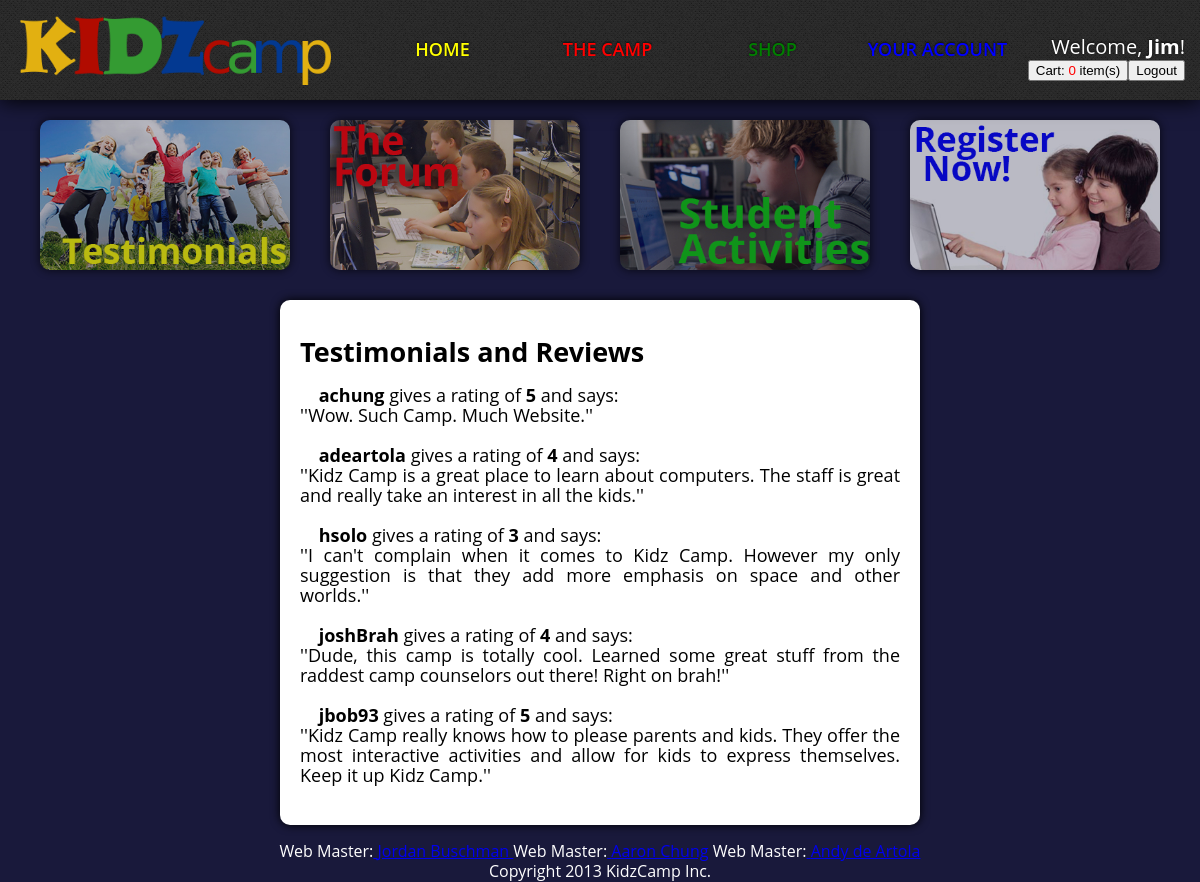
Screenshot of /testimonials.php (signed in) with the database file from the repository.
### tables this page shows
CREATE TABLE forum (
	id INT NOT NULL AUTO_INCREMENT,
	username VARCHAR(16) NOT NULL,
	rating INT NOT NULL,
	review VARCHAR(512) NOT NULL,
	created TIMESTAMP DEFAULT CURRENT_TIMESTAMP,
	PRIMARY KEY (id));

### testimonials.php (the view, shortened to what this page needs)
<!DOCTYPE html>
	<html lang="en">
	<head>
		<link rel="stylesheet" type="text/css" href="mystyles.css">
	</head>
	<body>
		<header>
			<div class="logo">
				<a href='index.php'><img src="images/logo.png"/></a>
			</div>
			<div id='cssmenu'>
				<ul>
	  				<li><a href='index.php'><span style="color: yellow">Home</span></a></li>
					<li><a href='camp.php'><span style="color: red">The Camp</span></a></li>
					<li><a href='shop.php'><span style="color: green">Shop</span></a></li>
					<li><?php
					if(isset($_SESSION['user'])) {
						echo '<a href="account.php"><span style="color: blue">Your Account</span></a></li>';
					}
					else {
						echo '<a href="javascript:alertLogin()"><span style="color: blue">Your Account</span></a>';
					}
					?></li>
				</ul>
			</div>
			<div class="loginOrWelcome">
				<?php
					if(isset($_SESSION['user'])) {
						echo '<div>';
						echo '<p>Welcome, <strong>' . $_SESSION['user']->firstName . '</strong>!</p>';
						echo '<button type="button" onclick="showCart(' . $_SESSION['user']->id . ')">Cart: <span id="cartnum">0</span> item(s)</button>';
						echo '<button type="button" onclick="logout();">Logout</button>';
						echo '</div>';
					}
				?>
			</div>
		</header>
		<section id="boxholder">
			<div id="outer" style="margin-left: auto; margin-right: auto;">
				<div id="boxes">
					<div class="crop">
						<a href="testimonials.php"><img src="images/childrenplaying.jpg" /></a>
					</div>
				</div>
				<div id="boxes">
					<div class="crop">
						<a href="forum.php"><img src="images/kids.jpg" /></a>
					</div>
				</div>
				<div id="boxes">
					<div class="crop">
						<a href="activities.php"><img src="images/teencomputer.jpg" /></a>
					</div>
				</div>
				<div id="boxes">
					<div class="crop">
					<?php
					if(isset($_SESSION['user'])) {
						$a = $_SESSION['user']->firstName;
						$b = $_SESSION['user']->lastName;
						$c = $_SESSION['user']->numEnrolled;
						echo '<a href="javascript:displayRegistration(';
						echo "'" . $a . "'";
						echo ', ';
						echo "'" . $b . "'";
						echo ', ';
						echo "'" . $c . "'";
						echo ')"><img src="images/parentsregistration.jpg" /></a>';
					}
					else {
						echo "<a href='javascript:alertLogin()'><img src='images/parentsregistration.jpg' /></a>";
					}
					?>
					</div>
				</div>
			</div>
		</section>
		<section class="centerpage" style="min-width: 600px; width:600px; font-size: 18px; line-height: 20px;">
		<h1> Testimonials and Reviews </h1>
		<?php
	$tbl2 = "forum";
	$query = "SELECT * FROM $tbl2 WHERE 1";
	$result = mysql_query($query);
	while($row = mysql_fetch_assoc($result)){
		echo "&nbsp&nbsp&nbsp&nbsp<strong>";
		echo $row['username'];
		echo "</strong> gives a rating of <strong>";
		echo $row['rating'];
		echo "</strong> and says:<br /> ''";
		echo $row['review'];
		echo "'' <br /><br />";
	}
		?>
		</section>
		<br />
		<footer>
			<center> Web Master:<a href="mailto:jbuschman@scu.edu"> Jordan Buschman </a>  Web Master:<a href="mailto:achung@scu.edu"> Aaron Chung</a> Web Master:<a href="mailto:adeartola@scu.edu"> Andy de Artola</a></center>
			<center>Copyright 2013 KidzCamp Inc. </center>
		</footer>
	</body>
</html>

### mystyles.css (style rules this page uses)
body { line-height: 100%; margin: 100px 0 0 0; width: 100%; font-family: open sans; text-align: justify; background: #19193b; min-width: 1100px; }
header { padding: 0; position: fixed; top: 0; background-image: url("images/menu-bg.png"); width: inherit; height: 100px; box-shadow: 0 1px 20px #000000; z-index: 100; min-width: 1194px; }
footer { color: white; line-height: 20px; }
#cartnum { color: red; text-decoration: strong; }
.centerpage { margin-top: 40px; border-radius: 10px; min-height: 200px; background: white; padding: 20px; box-shadow: 0 0 10px #000000; width: 80%; margin-left: auto; margin-right: auto; height: auto; overflow: auto; min-width: 1084px; }
.logo { margin: 0; padding: 0; padding-right: 0; float: left; width: 30%; height: 100px; display: table-row; }
.logo img { margin: 15px 20px; height: 70px; }
.loginOrWelcome { position: relative; margin: 0; padding: 0; float: right; text-align: right; width: 15%; height: 100px; }
.loginOrWelcome button { margin-top: 5px; }
.loginOrWelcome > form, .loginOrWelcome > div { position: absolute; right: 0; left: auto; white-space: nowrap; overflow: hidden; }
.loginOrWelcome > div { margin: 39px 15px; font-family: 'Open Sans', sans-serif; font-size: 14px; }
.loginOrWelcome p { margin: 0; color: white; font-size: 20px; text-shadow: 0 -1px 2px rgb(13, 13, 13); }
#cssmenu, #cssmenu > ul { font-family: 'Open Sans', sans-serif; font-weight: 600; }
#cssmenu { margin: 0; padding: 0; float: left; width: 55%; min-width: 651px; height: 100px; }
#cssmenu > ul { height: 100%; margin: 0; padding: 0; }
#cssmenu > ul > li { width: 25%; min-width: 150px; margin: 0; padding-top: 41px; list-style: none; text-align: center; float: left; position: relative; }
#cssmenu > ul > li > a { font-size: 18px; text-decoration: none; text-transform: uppercase; text-shadow: 0 -1px 2px rgb(13, 13, 13); }
#boxholder { width: inherit; height: 150px; margin: 110px 0 0 0; margin-left: auto; margin-right: auto; }
#boxes { width: 25%; max-width: 290px; min-width: 259px; float: left; margin-top: 10px; margin-left: auto; margin-right: auto; opacity: .7; z-index: 1; }
#outer { height: 150px; max-width: 1160px; min-width: 1100px; }
.crop { box-shadow: 0 0 10px #000000; margin: auto; width: 250px; height: 150px; overflow: hidden; border-radius: 10px; }
#boxholder img { width: 250px; }

### rows the page displays
forum: username "achung", rating "5", review "Wow. Such Camp. Much Website."
forum: username "adeartola", rating "4", review "Kidz Camp is a great place to learn about computers. The staff is great and really take an interest in all the kids."
forum: username "hsolo", rating "3", review "I can't complain when it comes to Kidz Camp. However my only suggestion is that they add more emphasis on space and other worlds."
forum: username "joshBrah", rating "4", review "Dude, this camp is totally cool. Learned some great stuff from the raddest camp counselors out there! Right on brah!"
forum: username "jbob93", rating "5", review "Kidz Camp really knows how to please parents and kids. They offer the most interactive activities and allow for kids to express themselves. Keep it up Kidz Camp."

### other values shown
$_SESSION['user']->firstName "Jim"
